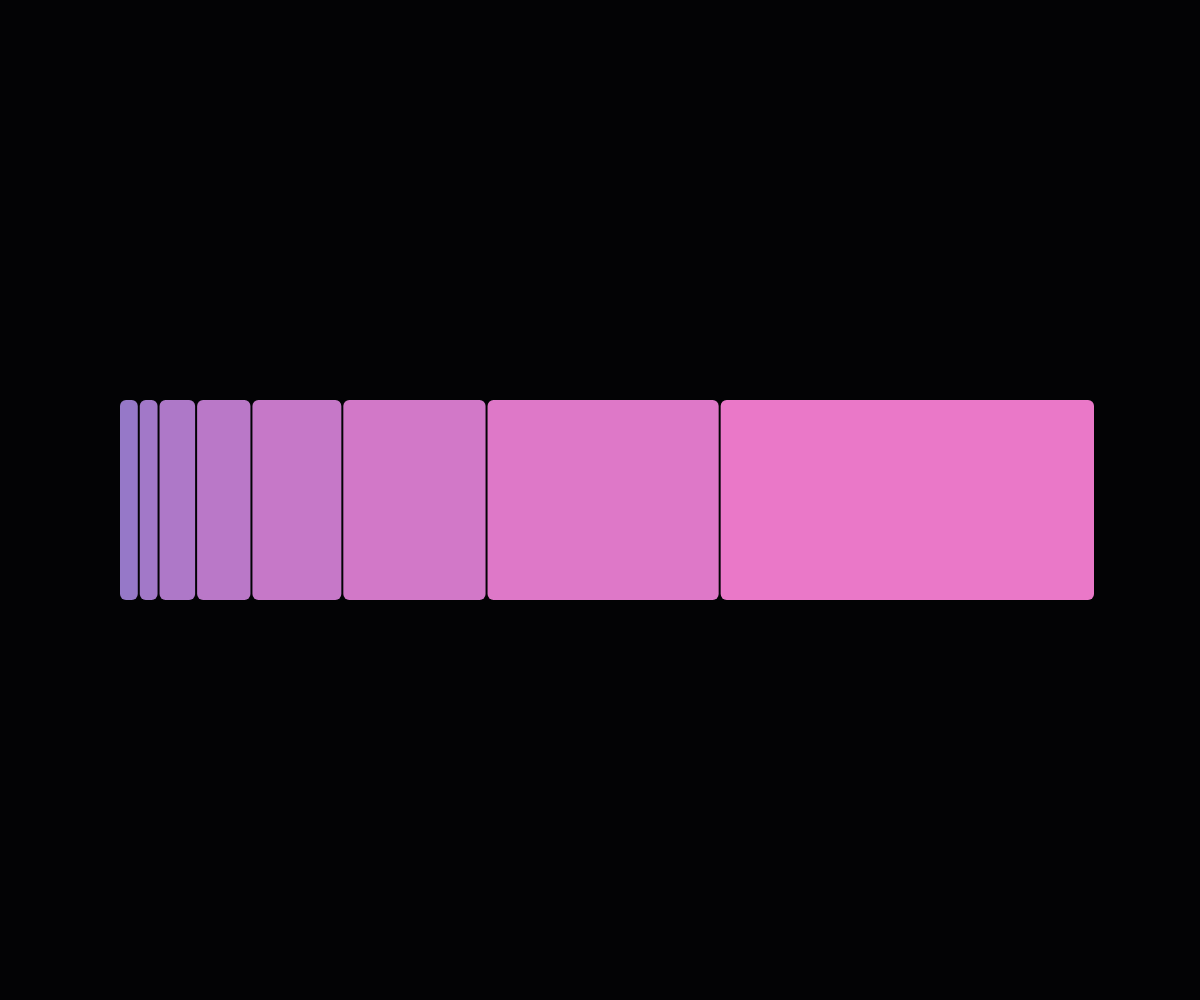
Frame 1 (no input)
Frame 2 (the mouse pressed at the canvas centre, redrawn once): identical to frame 1, image omitted

The p5.js sketch that drew this single still picture (run headless with seeded random() and noise() and a simulated clock; the mouse was pressed at the canvas centre and the sketch redrawn once):

// p5.js sketch
// ── sketch.js
const FIB = [1, 1, 2, 3, 5, 8, 13, 21];

function setup() {
  createCanvas(windowWidth, windowHeight);
  noLoop();
}

function draw() {
  background('#030305');
  const total = FIB.reduce((a, b) => a + b, 0);
  const maxW = width * 0.8;
  const h = min(height * 0.4, 200);
  let x = (width - maxW) * 0.5;
  noStroke();
  for (let i = 0; i < FIB.length; i++) {
    const w = (FIB[i] / total) * maxW;
    fill(150 + i * 12, 120, 200);
    rect(x, height * 0.5 - h * 0.5, w, h, 6);
    x += w + 2;
  }
}

function windowResized() {
  resizeCanvas(windowWidth, windowHeight);
  redraw();
}
